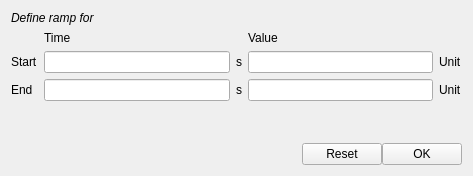
<?xml version="1.0" encoding="UTF-8"?>
<ui version="4.0">
 <class>Dialog</class>
 <widget class="QDialog" name="Dialog">
  <property name="geometry">
   <rect>
    <x>0</x>
    <y>0</y>
    <width>473</width>
    <height>176</height>
   </rect>
  </property>
  <property name="windowTitle">
   <string>Ramp parameters</string>
  </property>
  <layout class="QGridLayout" name="gridLayout" columnstretch="0,0,0,0,0">
   <item row="2" column="2">
    <widget class="QLabel" name="label_unit_t0">
     <property name="text">
      <string>s</string>
     </property>
    </widget>
   </item>
   <item row="2" column="4">
    <widget class="QLabel" name="label_unit0">
     <property name="text">
      <string>Unit</string>
     </property>
    </widget>
   </item>
   <item row="2" column="0">
    <widget class="QLabel" name="label_t0">
     <property name="text">
      <string>Start</string>
     </property>
    </widget>
   </item>
   <item row="2" column="3">
    <widget class="LineEdit" name="lineedit_v0"/>
   </item>
   <item row="2" column="1">
    <widget class="LineEdit" name="lineedit_t0"/>
   </item>
   <item row="1" column="3">
    <widget class="QLabel" name="label_value">
     <property name="text">
      <string>Value</string>
     </property>
    </widget>
   </item>
   <item row="3" column="1">
    <widget class="LineEdit" name="lineedit_t1"/>
   </item>
   <item row="1" column="1">
    <widget class="QLabel" name="label_time">
     <property name="text">
      <string>Time</string>
     </property>
    </widget>
   </item>
   <item row="5" column="0" colspan="5">
    <layout class="QHBoxLayout" name="horizontalLayout" stretch="1,0,0">
     <property name="spacing">
      <number>0</number>
     </property>
     <item>
      <spacer name="horizontalSpacer">
       <property name="orientation">
        <enum>Qt::Horizontal</enum>
       </property>
       <property name="sizeHint" stdset="0">
        <size>
         <width>40</width>
         <height>20</height>
        </size>
       </property>
      </spacer>
     </item>
     <item>
      <widget class="QPushButton" name="button_reset">
       <property name="focusPolicy">
        <enum>Qt::StrongFocus</enum>
       </property>
       <property name="text">
        <string>Reset</string>
       </property>
       <property name="autoDefault">
        <bool>false</bool>
       </property>
      </widget>
     </item>
     <item>
      <widget class="QPushButton" name="button_ok">
       <property name="focusPolicy">
        <enum>Qt::NoFocus</enum>
       </property>
       <property name="text">
        <string>OK</string>
       </property>
       <property name="autoDefault">
        <bool>false</bool>
       </property>
      </widget>
     </item>
    </layout>
   </item>
   <item row="3" column="4">
    <widget class="QLabel" name="label_unit1">
     <property name="text">
      <string>Unit</string>
     </property>
    </widget>
   </item>
   <item row="0" column="0" colspan="5">
    <widget class="QLabel" name="label">
     <property name="font">
      <font>
       <italic>true</italic>
      </font>
     </property>
     <property name="text">
      <string>Define ramp for </string>
     </property>
    </widget>
   </item>
   <item row="3" column="0">
    <widget class="QLabel" name="label_t1">
     <property name="text">
      <string>End</string>
     </property>
    </widget>
   </item>
   <item row="3" column="3">
    <widget class="LineEdit" name="lineedit_v1"/>
   </item>
   <item row="3" column="2">
    <widget class="QLabel" name="label_unit_t1">
     <property name="text">
      <string>s</string>
     </property>
    </widget>
   </item>
   <item row="4" column="1" colspan="2">
    <spacer name="verticalSpacer">
     <property name="orientation">
      <enum>Qt::Vertical</enum>
     </property>
     <property name="sizeHint" stdset="0">
      <size>
       <width>20</width>
       <height>40</height>
      </size>
     </property>
    </spacer>
   </item>
  </layout>
 </widget>
 <customwidgets>
  <customwidget>
   <class>LineEdit</class>
   <extends>QLineEdit</extends>
   <header location="global">mfixgui.widgets.base</header>
  </customwidget>
 </customwidgets>
 <tabstops>
  <tabstop>lineedit_t0</tabstop>
  <tabstop>lineedit_v0</tabstop>
  <tabstop>lineedit_t1</tabstop>
  <tabstop>lineedit_v1</tabstop>
 </tabstops>
 <resources/>
 <connections/>
</ui>
